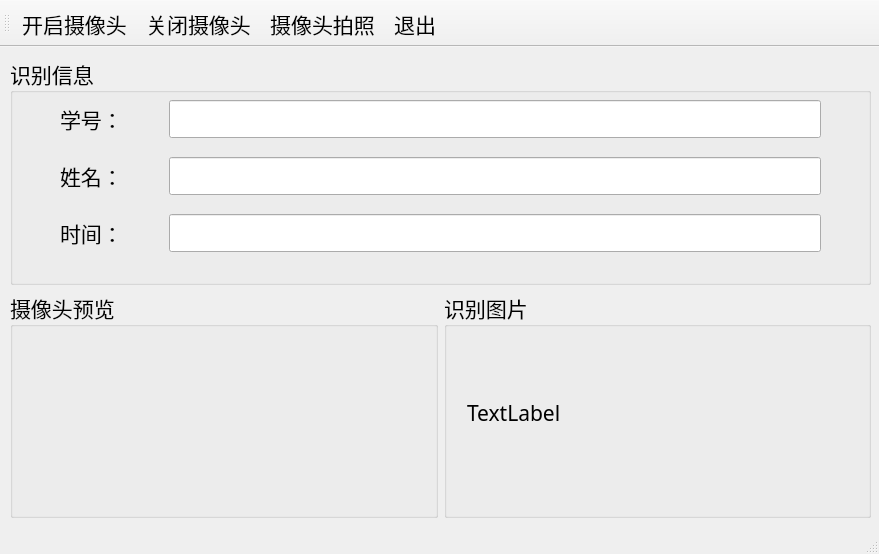
<?xml version="1.0" encoding="UTF-8"?>
<ui version="4.0">
 <class>MainWindow</class>
 <widget class="QMainWindow" name="MainWindow">
  <property name="geometry">
   <rect>
    <x>0</x>
    <y>0</y>
    <width>879</width>
    <height>554</height>
   </rect>
  </property>
  <property name="windowTitle">
   <string>MainWindow</string>
  </property>
  <property name="toolButtonStyle">
   <enum>Qt::ToolButtonTextBesideIcon</enum>
  </property>
  <widget class="QWidget" name="centralwidget">
   <widget class="QWidget" name="gridLayoutWidget">
    <property name="geometry">
     <rect>
      <x>10</x>
      <y>10</y>
      <width>861</width>
      <height>461</height>
     </rect>
    </property>
    <layout class="QGridLayout" name="gridLayout" rowstretch="0,0" columnstretch="0,0" columnminimumwidth="0,0">
     <item row="1" column="0">
      <widget class="QGroupBox" name="BoxCameraPreview">
       <property name="font">
        <font>
         <family>华文行楷</family>
         <pointsize>16</pointsize>
        </font>
       </property>
       <property name="title">
        <string>摄像头预览</string>
       </property>
       <widget class="QCameraViewfinder" name="PreviewWidgt" native="true">
        <property name="geometry">
         <rect>
          <x>9</x>
          <y>29</y>
          <width>411</width>
          <height>191</height>
         </rect>
        </property>
       </widget>
      </widget>
     </item>
     <item row="1" column="1">
      <widget class="QGroupBox" name="BoxCapture">
       <property name="font">
        <font>
         <family>华文行楷</family>
         <pointsize>16</pointsize>
        </font>
       </property>
       <property name="title">
        <string>识别图片</string>
       </property>
       <widget class="QLabel" name="ShowPhoto">
        <property name="geometry">
         <rect>
          <x>23</x>
          <y>41</y>
          <width>391</width>
          <height>161</height>
         </rect>
        </property>
        <property name="text">
         <string>TextLabel</string>
        </property>
       </widget>
      </widget>
     </item>
     <item row="0" column="0" colspan="2">
      <widget class="QGroupBox" name="BoxInformation">
       <property name="font">
        <font>
         <family>华文行楷</family>
         <pointsize>16</pointsize>
        </font>
       </property>
       <property name="title">
        <string>识别信息</string>
       </property>
       <widget class="QWidget" name="gridLayoutWidget_2">
        <property name="geometry">
         <rect>
          <x>10</x>
          <y>30</y>
          <width>841</width>
          <height>181</height>
         </rect>
        </property>
        <layout class="QGridLayout" name="gridLayout_2" columnstretch="0,0,0,1,0,0">
         <item row="0" column="1">
          <widget class="QLabel" name="labelID">
           <property name="font">
            <font>
             <family>华文行楷</family>
             <pointsize>16</pointsize>
            </font>
           </property>
           <property name="text">
            <string>学号：</string>
           </property>
          </widget>
         </item>
         <item row="2" column="0">
          <spacer name="horizontalSpacer_4">
           <property name="orientation">
            <enum>Qt::Horizontal</enum>
           </property>
           <property name="sizeHint" stdset="0">
            <size>
             <width>40</width>
             <height>20</height>
            </size>
           </property>
          </spacer>
         </item>
         <item row="1" column="1">
          <widget class="QLabel" name="LabelName">
           <property name="font">
            <font>
             <family>华文行楷</family>
             <pointsize>16</pointsize>
            </font>
           </property>
           <property name="text">
            <string>姓名：</string>
           </property>
          </widget>
         </item>
         <item row="0" column="5">
          <spacer name="horizontalSpacer_3">
           <property name="orientation">
            <enum>Qt::Horizontal</enum>
           </property>
           <property name="sizeHint" stdset="0">
            <size>
             <width>40</width>
             <height>20</height>
            </size>
           </property>
          </spacer>
         </item>
         <item row="0" column="0">
          <spacer name="horizontalSpacer_2">
           <property name="orientation">
            <enum>Qt::Horizontal</enum>
           </property>
           <property name="sizeHint" stdset="0">
            <size>
             <width>40</width>
             <height>20</height>
            </size>
           </property>
          </spacer>
         </item>
         <item row="2" column="3" colspan="2">
          <widget class="QLineEdit" name="editTime"/>
         </item>
         <item row="0" column="3" colspan="2">
          <widget class="QLineEdit" name="editID"/>
         </item>
         <item row="1" column="3" colspan="2">
          <widget class="QLineEdit" name="editName"/>
         </item>
         <item row="1" column="0">
          <spacer name="horizontalSpacer">
           <property name="orientation">
            <enum>Qt::Horizontal</enum>
           </property>
           <property name="sizeHint" stdset="0">
            <size>
             <width>40</width>
             <height>20</height>
            </size>
           </property>
          </spacer>
         </item>
         <item row="2" column="1">
          <widget class="QLabel" name="labelTime">
           <property name="font">
            <font>
             <family>华文行楷</family>
             <pointsize>16</pointsize>
            </font>
           </property>
           <property name="text">
            <string>时间：</string>
           </property>
          </widget>
         </item>
         <item row="0" column="2">
          <spacer name="horizontalSpacer_5">
           <property name="orientation">
            <enum>Qt::Horizontal</enum>
           </property>
           <property name="sizeHint" stdset="0">
            <size>
             <width>40</width>
             <height>20</height>
            </size>
           </property>
          </spacer>
         </item>
         <item row="1" column="2">
          <spacer name="horizontalSpacer_6">
           <property name="orientation">
            <enum>Qt::Horizontal</enum>
           </property>
           <property name="sizeHint" stdset="0">
            <size>
             <width>40</width>
             <height>20</height>
            </size>
           </property>
          </spacer>
         </item>
         <item row="2" column="2">
          <spacer name="horizontalSpacer_7">
           <property name="orientation">
            <enum>Qt::Horizontal</enum>
           </property>
           <property name="sizeHint" stdset="0">
            <size>
             <width>40</width>
             <height>20</height>
            </size>
           </property>
          </spacer>
         </item>
         <item row="1" column="5">
          <spacer name="horizontalSpacer_8">
           <property name="orientation">
            <enum>Qt::Horizontal</enum>
           </property>
           <property name="sizeHint" stdset="0">
            <size>
             <width>40</width>
             <height>20</height>
            </size>
           </property>
          </spacer>
         </item>
         <item row="2" column="5">
          <spacer name="horizontalSpacer_9">
           <property name="orientation">
            <enum>Qt::Horizontal</enum>
           </property>
           <property name="sizeHint" stdset="0">
            <size>
             <width>40</width>
             <height>20</height>
            </size>
           </property>
          </spacer>
         </item>
        </layout>
       </widget>
      </widget>
     </item>
    </layout>
   </widget>
  </widget>
  <widget class="QStatusBar" name="statusbar"/>
  <widget class="QMenuBar" name="menuBar">
   <property name="geometry">
    <rect>
     <x>0</x>
     <y>0</y>
     <width>879</width>
     <height>21</height>
    </rect>
   </property>
  </widget>
  <widget class="QToolBar" name="toolBar">
   <property name="windowTitle">
    <string>toolBar</string>
   </property>
   <property name="allowedAreas">
    <set>Qt::TopToolBarArea</set>
   </property>
   <attribute name="toolBarArea">
    <enum>TopToolBarArea</enum>
   </attribute>
   <attribute name="toolBarBreak">
    <bool>false</bool>
   </attribute>
   <addaction name="actStartCamera_2"/>
   <addaction name="actCloseCamera"/>
   <addaction name="actCapture"/>
   <addaction name="actQuit"/>
  </widget>
  <action name="actCloseCamera">
   <property name="checkable">
    <bool>true</bool>
   </property>
   <property name="icon">
    <iconset>
     <normalon>:/icons/images/remove_user.ico</normalon>
    </iconset>
   </property>
   <property name="text">
    <string>关闭摄像头</string>
   </property>
   <property name="toolTip">
    <string>CloseCamera</string>
   </property>
   <property name="font">
    <font>
     <family>华文行楷</family>
     <pointsize>16</pointsize>
    </font>
   </property>
  </action>
  <action name="actCapture">
   <property name="checkable">
    <bool>true</bool>
   </property>
   <property name="icon">
    <iconset>
     <normalon>images/picture.ico</normalon>
    </iconset>
   </property>
   <property name="text">
    <string>摄像头拍照</string>
   </property>
   <property name="toolTip">
    <string>Take a photo</string>
   </property>
   <property name="font">
    <font>
     <family>华文行楷</family>
     <pointsize>16</pointsize>
    </font>
   </property>
  </action>
  <action name="actQuit">
   <property name="checkable">
    <bool>true</bool>
   </property>
   <property name="icon">
    <iconset>
     <normalon>:/icons/images/exit_24.ico</normalon>
    </iconset>
   </property>
   <property name="text">
    <string>退出</string>
   </property>
   <property name="toolTip">
    <string>Exit</string>
   </property>
   <property name="font">
    <font>
     <family>华文行楷</family>
     <pointsize>16</pointsize>
    </font>
   </property>
  </action>
  <action name="actStartCamera_2">
   <property name="checkable">
    <bool>true</bool>
   </property>
   <property name="icon">
    <iconset resource="res.qrc">
     <normaloff>:/icons/images/video_chat.ico</normaloff>:/icons/images/video_chat.ico</iconset>
   </property>
   <property name="text">
    <string>开启摄像头</string>
   </property>
   <property name="toolTip">
    <string>StartCamera</string>
   </property>
   <property name="font">
    <font>
     <family>华文行楷</family>
     <pointsize>16</pointsize>
    </font>
   </property>
  </action>
 </widget>
 <customwidgets>
  <customwidget>
   <class>QCameraViewfinder</class>
   <extends>QWidget</extends>
   <header location="global">QCameraViewfinder</header>
   <container>1</container>
  </customwidget>
 </customwidgets>
 <resources>
  <include location="res.qrc"/>
 </resources>
 <connections/>
</ui>
